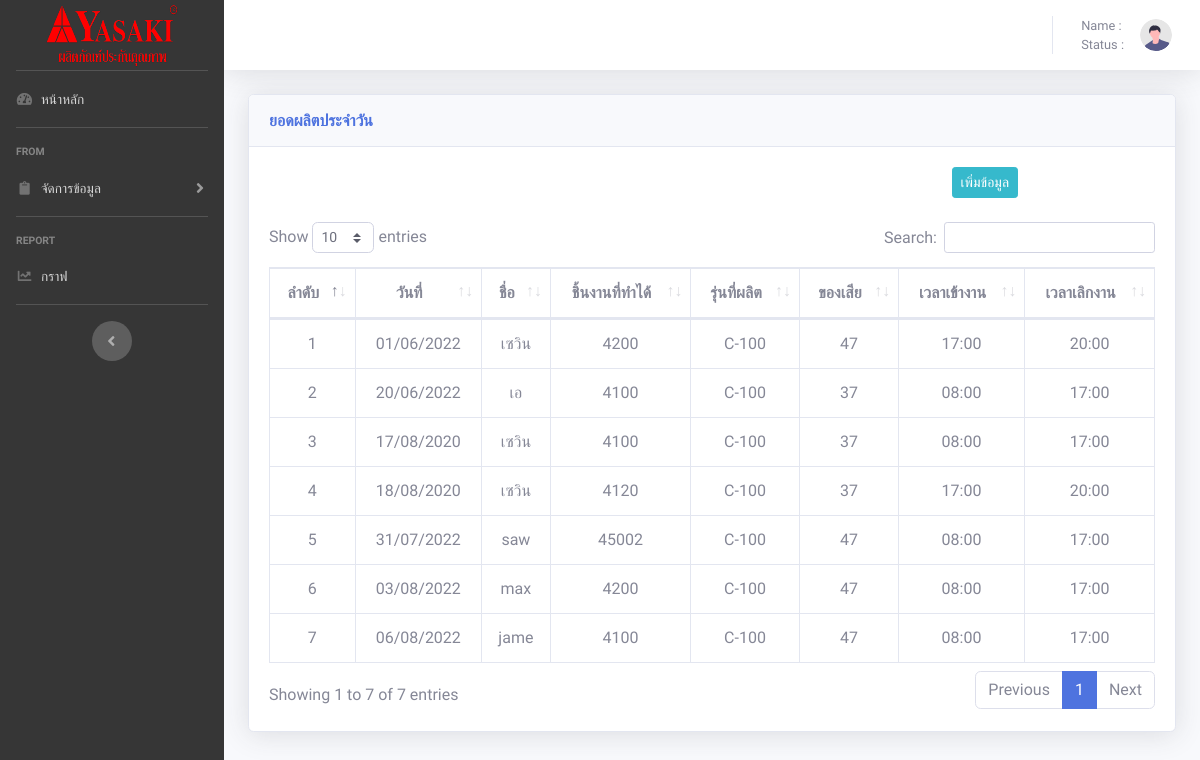
Page /tables.php on the earlier database version.
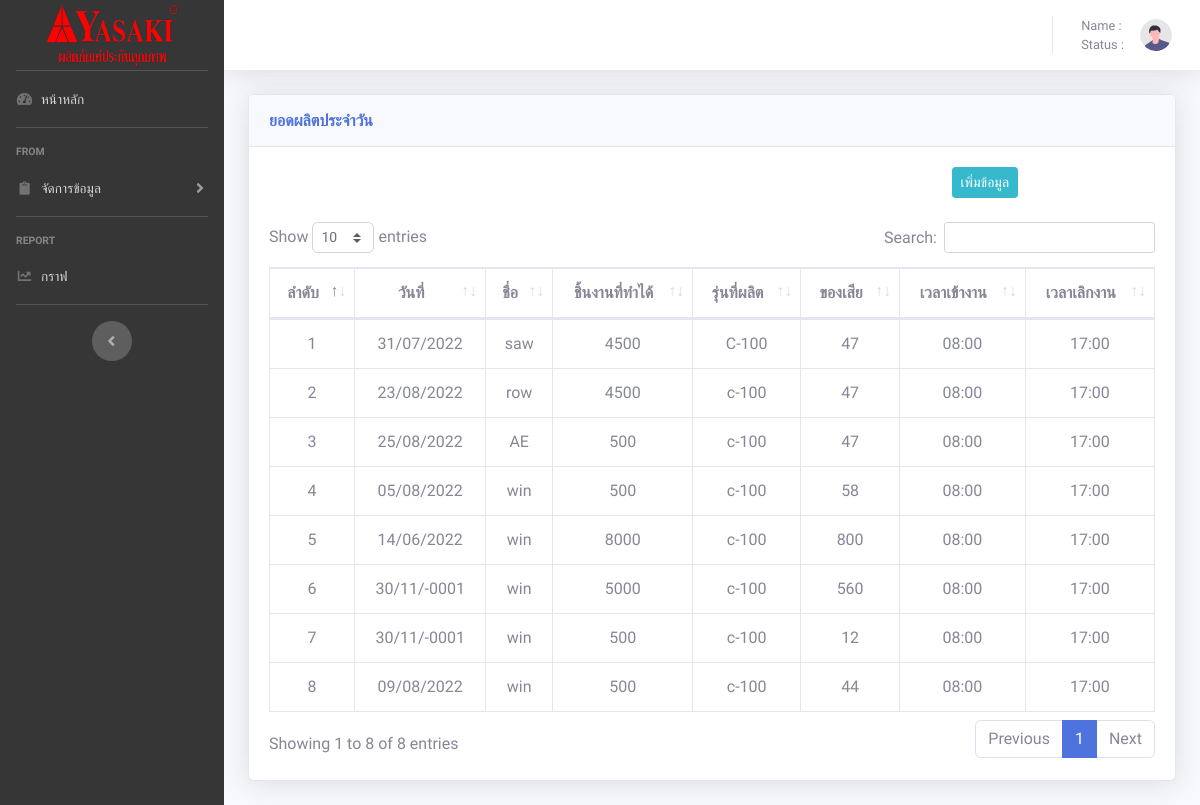
Same page on the later database version.
### tables this page shows
CREATE TABLE `employee` (
  `E_id` int(20) NOT NULL,
  `EName` varchar(20) NOT NULL,
  `Nmac` varchar(50) NOT NULL,
  `Econ` int(20) NOT NULL,
  `Epro` varchar(20) NOT NULL,
  `Edel` int(11) NOT NULL,
  `Etime` varchar(20) NOT NULL,
  `Etimet` varchar(20) NOT NULL,
  `DATE` date NOT NULL
);

### tables.php (the view, shortened to what this page needs)
<!DOCTYPE html>
<html lang="en">
<head>
    <link href="vendor/fontawesome-free/css/all.min.css" rel="stylesheet" type="text/css">
    <link href="css/sb-admin-2.min.css" rel="stylesheet">
    <link href="vendor/datatables/dataTables.bootstrap4.min.css" rel="stylesheet">
</head>
<body id="page-top" style="font-family: 'Pridi', serif;">
    <div id="wrapper">
        <ul class="navbar-nav  sidebar sidebar-dark accordion" style="background-color: rgb(54 54 54);" id="accordionSidebar">
            <a class="sidebar-brand d-flex align-items-center justify-content-center" href="home.php">
                <div class="">
                    <img src="img/logo.png" height="65px" width="140px">
                </div>
            </a>
            <hr class="sidebar-divider my-0">
            <li class="nav-item">
                <a class="nav-link" href="home.php">
                    <i class="fas fa-fw fa-tachometer-alt"></i>
                    <span>หน้าหลัก</span></a>
            </li>
            <hr class="sidebar-divider">
            <div class="sidebar-heading">
                From
            </div>
            <li class="nav-item">
                <a class="nav-link collapsed" href="#" data-toggle="collapse" data-target="#collapseTwo" aria-expanded="true" aria-controls="collapseTwo">
                    <i class="fas fa-fw fa-clipboard"></i>
                    <span>จัดการข้อมูล</span>
                </a>
            </li>
            <hr class="sidebar-divider">
            <div class="sidebar-heading">
                Report
            </div>
            <li class="nav-item">
                <a class="nav-link" href="charts.php">
                    <i class="fas fa-fw fa-chart-line"></i>
                    <span>กราฟ</span></a>
            </li>
            <hr class="sidebar-divider d-none d-md-block">
            <div class="text-center d-none d-md-inline">
                <button class="rounded-circle border-0" id="sidebarToggle"></button>
            </div>
        </ul>
        <div id="content-wrapper" class="d-flex flex-column">
            <div id="content">
                <nav class="navbar navbar-expand navbar-light bg-white topbar mb-4 static-top shadow">
                    <ul class="navbar-nav ml-auto">
                        <li class="nav-item dropdown no-arrow">
                            <a class="nav-link dropdown-toggle" href="#" id="userDropdown" role="button" data-toggle="dropdown" aria-haspopup="true" aria-expanded="false">
                                <span class="mr-2 d-none d-lg-inline text-gray-600 small">Name : <?php echo $_SESSION["user"] ?> <br>Status : <?php echo $_SESSION["status"] ?> </span>
                                <img class="img-profile rounded-circle" src="img/undraw_profile.svg">
                            </a>
                        </li>
                    </ul>
                </nav>
                <div class="container-fluid">
                    <div class="card shadow mb-4">
                        <div class="card-header py-3">
                            <h6 class="m-0 font-weight-bold text-primary">ยอดผลิตประจำวัน</h6>
                        </div>
                        <div class="card-body">
                            <div class="row mb-4">
                                <div class="col-6"></div>
                                <div class="col-6">
                                    <div class="row">
                                        <div class="col-6"></div>
                                        <div class="col-6 col order-last"><a href="addtables.php"><button type="button" class="btn-info btn-sm btn ">เพิ่มข้อมูล</button></a></div>
                                    </div>
                                </div>
                            </div>
                            <div class="table-responsive">
                                <table class="table table-bordered text-center" id="dataTable" width="100%" cellspacing="0">
                                    <thead>
                                        <tr>
                                            <th>ลำดับ</th>
                                            <th>วันที่</th>
                                            <th>ชื่อ</th>
                                            <th>ชิ้นงานที่ทำได้</th>
                                            <th>รุ่นที่ผลิต</th>
                                            <th>ของเสีย</th>
                                            <th>เวลาเข้างาน</th>
                                            <th>เวลาเลิกงาน</th>
                                        </tr>
                                    </thead>
                                    <?php
                                    require('config.php');
                                    mysqli_query($conn, 'SET NAMES UTF8');
                                    $sql = "SELECT * FROM employee ";
                                    $query = mysqli_query($conn, $sql);
                                    $n1 = 0;
                                    while ($value = mysqli_fetch_array($query)) {
                                        $d = date_create($value['DATE']);
                                        $d1 = date_format($d, "d/m/Y");
                                        $n1++;
                                        echo '<tr>
                    <td>' . $n1 . '</td>
                    <td>' . $d1 . '</td>
                    <td>' . $value['EName'] . '</td>
                    <td>' . $value['Econ'] . '</td>
                    <td>' . $value['Epro'] . '</td>
                    <td>' . $value['Edel'] . '</td>
                    <td>' . $value['Etime'] . '</td>
                    <td>' . $value['Etimet'] . '</td>
                </tr>';
                                    }
                                    ?>
                                </table>
                            </div>
                        </div>
                    </div>
                </div>
            </div>
        </div>
    </div>
</body>
</html>

Differences in the rows shown:
removed employee: DATE "01/06/2022", EName "เซวิน", Econ "4200", Epro "C-100", Edel "47", Etime "17:00", Etimet "20:00"
removed employee: DATE "20/06/2022", EName "เอ", Econ "4100", Epro "C-100", Edel "37", Etime "08:00", Etimet "17:00"
removed employee: DATE "17/08/2020", EName "เซวิน", Econ "4100", Epro "C-100", Edel "37", Etime "08:00", Etimet "17:00"
removed employee: DATE "18/08/2020", EName "เซวิน", Econ "4120", Epro "C-100", Edel "37", Etime "17:00", Etimet "20:00"
removed employee: DATE "03/08/2022", EName "max", Econ "4200", Epro "C-100", Edel "47", Etime "08:00", Etimet "17:00"
removed employee: DATE "06/08/2022", EName "jame", Econ "4100", Epro "C-100", Edel "47", Etime "08:00", Etimet "17:00"
changed employee "saw": Econ "45002" → "4500"
added employee: DATE "23/08/2022", EName "row", Econ "4500", Epro "c-100", Edel "47", Etime "08:00", Etimet "17:00"
added employee: DATE "25/08/2022", EName "AE", Econ "500", Epro "c-100", Edel "47", Etime "08:00", Etimet "17:00"
added employee: DATE "05/08/2022", EName "win", Econ "500", Epro "c-100", Edel "58", Etime "08:00", Etimet "17:00"
added employee: DATE "14/06/2022", EName "win", Econ "8000", Epro "c-100", Edel "800", Etime "08:00", Etimet "17:00"
added employee: DATE "30/11/-0001", EName "win", Econ "5000", Epro "c-100", Edel "560", Etime "08:00", Etimet "17:00"
added employee: DATE "30/11/-0001", EName "win", Econ "500", Epro "c-100", Edel "12", Etime "08:00", Etimet "17:00"
added employee: DATE "09/08/2022", EName "win", Econ "500", Epro "c-100", Edel "44", Etime "08:00", Etimet "17:00"
Other differences:
text written by a page script: "Show entries Search: Showing 1 to 7 of 7 entries Previous 1 Next" → "Show entries Search: Showing 1 to 8 of 8 entries Previous 1 Next"
